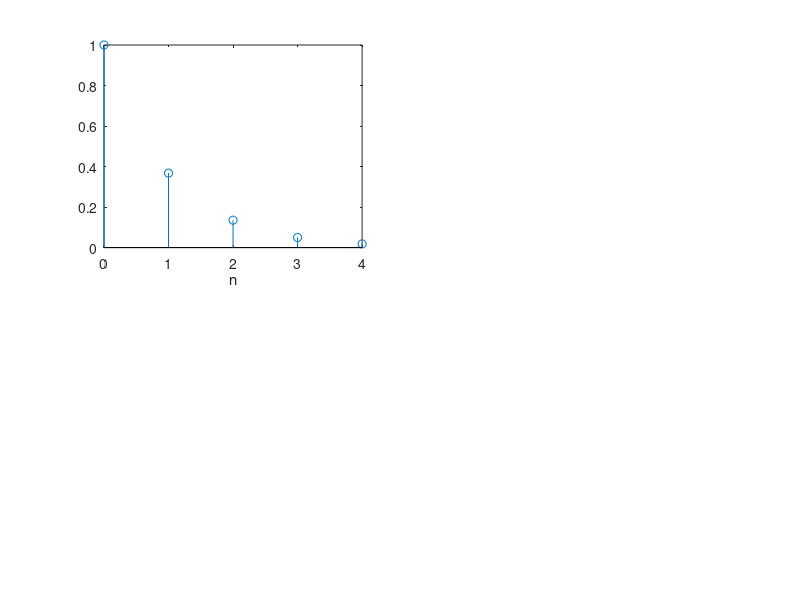

This figure's MATLAB source: (Note: this script raises an error after producing the figure.)
%unit step response
a=input("Desired length of the sequene:");
b=input("Enter the sampling frequency:");
x=0:a-1;
y=cos(2*pi*b*x);
stem(x,y);
xlabel("Time Index");
ylabel=("Amplitude");
title=("Generation of unit step sequence");


%unit ramp response
a=input("Desired length of the sequene:");
b=input("Enter the sampling frequency:");
x=0:a-1;
y=x;
stem(x,y);
xlabel("Time Index");
ylabel=("Amplitude");
title=("Generation of unit ramp sequence");


%unit impulse response
a=input("Desired length of the sequene:");
b=input("Enter the sampling frequency:");
x=0:a-1;
y=[cos(2*pi*b) zeros(1,a-1)];
stem(x,y);
xlabel("Time Index");
ylabel=("Amplitude");
title=("Generation of unit impulse sequence");

%unit exponential response
a=input("Desired length of the sequene:");
b=input("Enter the sampling:");
n=0:a-1;
x2=exp(-n);
subplot(2,2,1),stem(n,x2);
xlabel('n'), ylabel('x2(n)');
title=("Generation of unit impulse sequence");

%Sinusoidal sequence
N=50;
N=0:1:N-1;
a=input("Desired length of the sequene:");
b=input("Enter the sampling frequency:");
n=0:a-1;

x1=cos(pi*n);
subplot(3,2,1),stem(n,x1);
xlabel('n'),ylabel('x1(n)');
title("Sinusoidal sequence");

x2=cos(pi/2*n);
subplot(3,2,2),stem(n,x2);
xlabel('n'),ylabel('x2(n)');
title("Sinusoidal sequence");

x3=cos(pi/4*n);
subplot(3,2,3),stem(n,x3);
xlabel('n'),ylabel('x3(n)');
title("Sinusoidal sequence");

